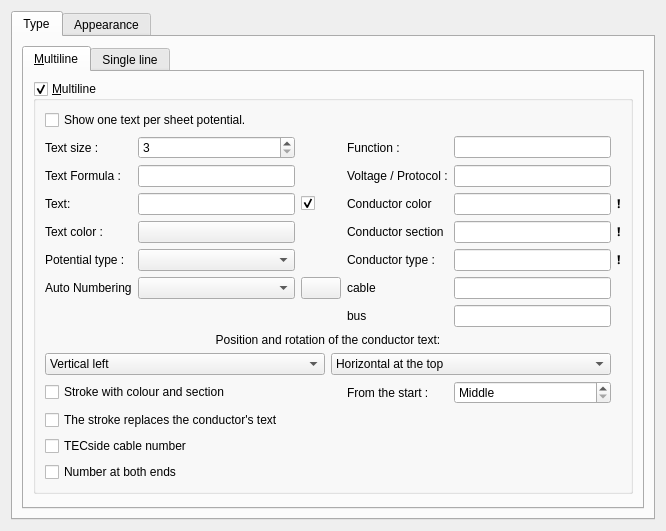
<?xml version="1.0" encoding="UTF-8"?>
<ui version="4.0">
 <class>ConductorPropertiesWidget</class>
 <widget class="QWidget" name="ConductorPropertiesWidget">
  <property name="geometry">
   <rect>
    <x>0</x>
    <y>0</y>
    <width>666</width>
    <height>418</height>
   </rect>
  </property>
  <property name="windowTitle">
   <string>Form</string>
  </property>
  <layout class="QGridLayout" name="gridLayout_9">
   <item row="0" column="0">
    <widget class="QTabWidget" name="tabWidget">
     <property name="currentIndex">
      <number>0</number>
     </property>
     <widget class="QWidget" name="type">
      <attribute name="title">
       <string>Type</string>
      </attribute>
      <layout class="QGridLayout" name="gridLayout_8">
       <item row="0" column="0">
        <widget class="QTabWidget" name="tabWidget_2">
         <property name="currentIndex">
          <number>0</number>
         </property>
         <widget class="QWidget" name="Multifilaire">
          <attribute name="title">
           <string>&amp;Multiline</string>
          </attribute>
          <layout class="QGridLayout" name="gridLayout_7">
           <item row="0" column="0">
            <widget class="QGroupBox" name="m_multiwires_gb">
             <property name="minimumSize">
              <size>
               <width>600</width>
               <height>0</height>
              </size>
             </property>
             <property name="title">
              <string>&amp;Multiline</string>
             </property>
             <property name="checkable">
              <bool>true</bool>
             </property>
             <property name="checked">
              <bool>true</bool>
             </property>
             <layout class="QGridLayout" name="gridLayout_3">
              <item row="5" column="0">
               <widget class="QLabel" name="m_potential_type_label">
                <property name="text">
                 <string>Potential type :</string>
                </property>
               </widget>
              </item>
              <item row="5" column="1">
               <widget class="QComboBox" name="m_potential_type_cb"/>
              </item>
              <item row="4" column="0">
               <widget class="QLabel" name="label_14">
                <property name="text">
                 <string>Text color :</string>
                </property>
               </widget>
              </item>
              <item row="3" column="3">
               <widget class="QLabel" name="label_4">
                <property name="text">
                 <string>Conductor color</string>
                </property>
               </widget>
              </item>
              <item row="6" column="1">
               <widget class="QComboBox" name="m_available_autonum_cb"/>
              </item>
              <item row="3" column="1">
               <widget class="QLineEdit" name="m_text_le">
                <property name="toolTip">
                 <string>Text</string>
                </property>
                <property name="clearButtonEnabled">
                 <bool>true</bool>
                </property>
               </widget>
              </item>
              <item row="2" column="3">
               <widget class="QLabel" name="label_9">
                <property name="text">
                 <string>Voltage / Protocol :</string>
                </property>
               </widget>
              </item>
              <item row="6" column="0">
               <widget class="QLabel" name="m_autonum_label">
                <property name="text">
                 <string>Auto Numbering</string>
                </property>
               </widget>
              </item>
              <item row="4" column="1">
               <widget class="KColorButton" name="m_text_color_kpb"/>
              </item>
              <item row="1" column="1">
               <widget class="QSpinBox" name="m_text_size_sb">
                <property name="toolTip">
                 <string>Text size</string>
                </property>
                <property name="wrapping">
                 <bool>false</bool>
                </property>
                <property name="buttonSymbols">
                 <enum>QAbstractSpinBox::UpDownArrows</enum>
                </property>
                <property name="prefix">
                 <string/>
                </property>
                <property name="minimum">
                 <number>3</number>
                </property>
                <property name="maximum">
                 <number>99</number>
                </property>
               </widget>
              </item>
              <item row="2" column="4">
               <widget class="QLineEdit" name="m_tension_protocol_le">
                <property name="clearButtonEnabled">
                 <bool>true</bool>
                </property>
               </widget>
              </item>
              <item row="4" column="3">
               <widget class="QLabel" name="label_5">
                <property name="text">
                 <string>Conductor section</string>
                </property>
               </widget>
              </item>
              <item row="5" column="3">
               <widget class="QLabel" name="m_conductor_type_label">
                <property name="text">
                 <string>Conductor type :</string>
                </property>
               </widget>
              </item>
              <item row="5" column="4">
               <widget class="QLineEdit" name="m_conductor_type_le"/>
              </item>
              <item row="3" column="5">
               <widget class="QLabel" name="m_wire_color_locked_info">
                <property name="text">
                 <string>❗</string>
                </property>
                <property name="visible">
                 <bool>false</bool>
                </property>
               </widget>
              </item>
              <item row="4" column="5">
               <widget class="QLabel" name="m_wire_section_locked_info">
                <property name="text">
                 <string>❗</string>
                </property>
                <property name="visible">
                 <bool>false</bool>
                </property>
               </widget>
              </item>
              <item row="5" column="5">
               <widget class="QLabel" name="m_conductor_type_locked_info">
                <property name="text">
                 <string>❗</string>
                </property>
                <property name="visible">
                 <bool>false</bool>
                </property>
               </widget>
              </item>
              <item row="3" column="2">
               <widget class="QCheckBox" name="m_show_text_cb">
                <property name="toolTip">
                 <string>Visible text</string>
                </property>
                <property name="text">
                 <string/>
                </property>
                <property name="checked">
                 <bool>true</bool>
                </property>
               </widget>
              </item>
              <item row="0" column="0" colspan="3">
               <widget class="QCheckBox" name="m_one_text_per_folio_cb">
                <property name="toolTip">
                 <string>Activate the option text by potential</string>
                </property>
                <property name="text">
                 <string>Show one text per sheet potential. </string>
                </property>
               </widget>
              </item>
              <item row="1" column="3">
               <widget class="QLabel" name="label_8">
                <property name="text">
                 <string>Function :</string>
                </property>
               </widget>
              </item>
              <item row="9" column="0" colspan="3">
               <widget class="QCheckBox" name="m_definition_mark_cb">
                <property name="toolTip">
                 <string>A slanted stroke across the conductor, with its colour above and its section below. Drag it along the conductor to move it.</string>
                </property>
                <property name="text">
                 <string>Stroke with colour and section</string>
                </property>
               </widget>
              </item>
              <item row="9" column="3">
               <widget class="QLabel" name="m_definition_mark_at_label">
                <property name="text">
                 <string>From the start :</string>
                </property>
               </widget>
              </item>
              <item row="9" column="4">
               <widget class="QSpinBox" name="m_definition_mark_at_sb">
                <property name="toolTip">
                 <string>Where the stroke stands, as a share of the conductor's length from its start. "Middle": the middle of its longest stretch.</string>
                </property>
                <property name="specialValueText">
                 <string>Middle</string>
                </property>
                <property name="suffix">
                 <string> %</string>
                </property>
                <property name="minimum">
                 <number>-1</number>
                </property>
                <property name="maximum">
                 <number>100</number>
                </property>
                <property name="singleStep">
                 <number>5</number>
                </property>
                <property name="value">
                 <number>-1</number>
                </property>
               </widget>
              </item>
              <item row="10" column="0" colspan="5">
               <widget class="QCheckBox" name="m_definition_mark_hides_text_cb">
                <property name="toolTip">
                 <string>With the stroke shown, the conductor's own text is hidden: the stroke already gives the colour and the section.</string>
                </property>
                <property name="text">
                 <string>The stroke replaces the conductor's text</string>
                </property>
               </widget>
              </item>
              <item row="11" column="0" colspan="5">
               <widget class="QCheckBox" name="m_tecside_number_cb">
                <property name="toolTip">
                 <string>Number the wire from the type of its cable instead of the text typed above.</string>
                </property>
                <property name="text">
                 <string>TECside cable number</string>
                </property>
               </widget>
              </item>
              <item row="12" column="0" colspan="5">
               <widget class="QCheckBox" name="m_text_at_ends_cb">
                <property name="toolTip">
                 <string>Draw the wire's text at both of its ends.</string>
                </property>
                <property name="text">
                 <string>Number at both ends</string>
                </property>
               </widget>
              </item>
              <item row="8" column="0" colspan="5">
               <layout class="QGridLayout" name="m_text_angle_gl">
                <item row="1" column="0">
                 <widget class="QComboBox" name="m_verti_cb">
                  <item>
                   <property name="text">
                    <string>Vertical left</string>
                   </property>
                  </item>
                  <item>
                   <property name="text">
                    <string>Vertical right</string>
                   </property>
                  </item>
                 </widget>
                </item>
                <item row="0" column="0" colspan="2">
                 <widget class="QLabel" name="label_3">
                  <property name="text">
                   <string>Position and rotation of the conductor text:</string>
                  </property>
                  <property name="alignment">
                   <set>Qt::AlignHCenter|Qt::AlignTop</set>
                  </property>
                 </widget>
                </item>
                <item row="1" column="1">
                 <widget class="QComboBox" name="m_horiz_cb">
                  <item>
                   <property name="text">
                    <string>Horizontal at the top</string>
                   </property>
                  </item>
                  <item>
                   <property name="text">
                    <string>Horizontal down</string>
                   </property>
                  </item>
                 </widget>
                </item>
               </layout>
              </item>
              <item row="7" column="0" colspan="2">
               <layout class="QVBoxLayout" name="m_autonum_layout"/>
              </item>
              <item row="3" column="0">
               <widget class="QLabel" name="label">
                <property name="text">
                 <string>Text:</string>
                </property>
               </widget>
              </item>
              <item row="3" column="4">
               <widget class="QLineEdit" name="m_wire_color_le"/>
              </item>
              <item row="1" column="0">
               <widget class="QLabel" name="label_2">
                <property name="text">
                 <string>Text size :</string>
                </property>
               </widget>
              </item>
              <item row="6" column="2">
               <widget class="QPushButton" name="m_edit_autonum_pb">
                <property name="toolTip">
                 <string>Edit numbering</string>
                </property>
                <property name="text">
                 <string/>
                </property>
                <property name="icon">
                 <iconset theme="configure"/>
                </property>
               </widget>
              </item>
              <item row="1" column="4">
               <widget class="QLineEdit" name="m_function_le">
                <property name="clearButtonEnabled">
                 <bool>true</bool>
                </property>
               </widget>
              </item>
              <item row="4" column="4">
               <widget class="QLineEdit" name="m_wire_section_le"/>
              </item>
              <item row="2" column="0">
               <widget class="QLabel" name="label_11">
                <property name="text">
                 <string>Text Formula :</string>
                </property>
               </widget>
              </item>
              <item row="2" column="1">
               <widget class="QLineEdit" name="m_formula_le"/>
              </item>
              <item row="6" column="3">
               <widget class="QLabel" name="label_15">
                <property name="text">
                 <string>cable</string>
                </property>
               </widget>
              </item>
              <item row="6" column="4">
               <widget class="QLineEdit" name="m_cable_le"/>
              </item>
              <item row="7" column="3">
               <widget class="QLabel" name="label_16">
                <property name="text">
                 <string>bus</string>
                </property>
               </widget>
              </item>
              <item row="7" column="4">
               <widget class="QLineEdit" name="m_bus_le"/>
              </item>
             </layout>
            </widget>
           </item>
           <item row="1" column="0">
            <spacer name="verticalSpacer_2">
             <property name="orientation">
              <enum>Qt::Vertical</enum>
             </property>
             <property name="sizeHint" stdset="0">
              <size>
               <width>20</width>
               <height>40</height>
              </size>
             </property>
            </spacer>
           </item>
          </layout>
         </widget>
         <widget class="QWidget" name="Unifilaire">
          <attribute name="title">
           <string>Single line</string>
          </attribute>
          <layout class="QGridLayout" name="gridLayout_5">
           <item row="0" column="0">
            <widget class="QGroupBox" name="m_singlewire_gb">
             <property name="maximumSize">
              <size>
               <width>450</width>
               <height>16777215</height>
              </size>
             </property>
             <property name="title">
              <string>Single line</string>
             </property>
             <property name="flat">
              <bool>false</bool>
             </property>
             <property name="checkable">
              <bool>true</bool>
             </property>
             <property name="checked">
              <bool>false</bool>
             </property>
             <layout class="QHBoxLayout" name="horizontalLayout">
              <item>
               <layout class="QGridLayout" name="gridLayout">
                <item row="0" column="0" rowspan="3">
                 <widget class="QLabel" name="m_preview_label">
                  <property name="text">
                   <string>TextLabel</string>
                  </property>
                  <property name="alignment">
                   <set>Qt::AlignCenter</set>
                  </property>
                 </widget>
                </item>
                <item row="2" column="3">
                 <widget class="QSpinBox" name="m_phase_sb">
                  <property name="toolTip">
                   <string>Number of phase</string>
                  </property>
                  <property name="minimum">
                   <number>1</number>
                  </property>
                  <property name="maximum">
                   <number>3</number>
                  </property>
                 </widget>
                </item>
                <item row="0" column="2">
                 <widget class="QPushButton" name="m_update_preview_pb">
                  <property name="text">
                   <string/>
                  </property>
                 </widget>
                </item>
                <item row="1" column="1">
                 <widget class="QCheckBox" name="m_neutral_cb">
                  <property name="toolTip">
                   <string>Neutral</string>
                  </property>
                  <property name="text">
                   <string>neutral</string>
                  </property>
                  <property name="icon">
                   <iconset theme="neutral"/>
                  </property>
                 </widget>
                </item>
                <item row="0" column="1">
                 <widget class="QCheckBox" name="m_earth_cb">
                  <property name="toolTip">
                   <string>Ground</string>
                  </property>
                  <property name="text">
                   <string>ground</string>
                  </property>
                  <property name="icon">
                   <iconset theme="ground"/>
                  </property>
                 </widget>
                </item>
                <item row="2" column="1">
                 <widget class="QCheckBox" name="m_phase_cb">
                  <property name="toolTip">
                   <string>Phase</string>
                  </property>
                  <property name="text">
                   <string>phase</string>
                  </property>
                  <property name="icon">
                   <iconset theme="phase"/>
                  </property>
                 </widget>
                </item>
                <item row="2" column="2">
                 <widget class="QSlider" name="m_phase_slider">
                  <property name="sizePolicy">
                   <sizepolicy hsizetype="Minimum" vsizetype="Fixed">
                    <horstretch>0</horstretch>
                    <verstretch>0</verstretch>
                   </sizepolicy>
                  </property>
                  <property name="toolTip">
                   <string>Number of phase</string>
                  </property>
                  <property name="minimum">
                   <number>1</number>
                  </property>
                  <property name="maximum">
                   <number>3</number>
                  </property>
                  <property name="orientation">
                   <enum>Qt::Horizontal</enum>
                  </property>
                 </widget>
                </item>
                <item row="1" column="2">
                 <widget class="QCheckBox" name="m_pen_cb">
                  <property name="toolTip">
                   <string>Protective Earth Neutral</string>
                  </property>
                  <property name="text">
                   <string>PEN</string>
                  </property>
                 </widget>
                </item>
               </layout>
              </item>
             </layout>
            </widget>
           </item>
           <item row="1" column="0">
            <spacer name="verticalSpacer_3">
             <property name="orientation">
              <enum>Qt::Vertical</enum>
             </property>
             <property name="sizeHint" stdset="0">
              <size>
               <width>20</width>
               <height>40</height>
              </size>
             </property>
            </spacer>
           </item>
          </layout>
         </widget>
        </widget>
       </item>
      </layout>
     </widget>
     <widget class="QWidget" name="appearance">
      <attribute name="title">
       <string>Appearance</string>
      </attribute>
      <layout class="QGridLayout" name="gridLayout_4">
       <item row="0" column="1">
        <widget class="KColorButton" name="m_color_kpb"/>
       </item>
       <item row="2" column="0">
        <widget class="QLabel" name="label_10">
         <property name="text">
          <string>Size :</string>
         </property>
        </widget>
       </item>
       <item row="5" column="1">
        <spacer name="verticalSpacer">
         <property name="orientation">
          <enum>Qt::Vertical</enum>
         </property>
         <property name="sizeHint" stdset="0">
          <size>
           <width>20</width>
           <height>40</height>
          </size>
         </property>
        </spacer>
       </item>
       <item row="1" column="0">
        <widget class="QLabel" name="label_7">
         <property name="toolTip">
          <string>Conductor style</string>
         </property>
         <property name="text">
          <string>Style:</string>
         </property>
        </widget>
       </item>
       <item row="3" column="0" colspan="2">
        <widget class="QGroupBox" name="m_custom_dash_gb">
         <property name="title">
          <string>Custom dash pattern</string>
         </property>
         <property name="flat">
          <bool>true</bool>
         </property>
         <property name="checkable">
          <bool>true</bool>
         </property>
         <property name="checked">
          <bool>false</bool>
         </property>
         <layout class="QGridLayout" name="gridLayout_dash">
          <item row="0" column="0">
           <widget class="QLabel" name="m_pattern_dash_label">
            <property name="text">
             <string>Dash length :</string>
            </property>
           </widget>
          </item>
          <item row="0" column="1">
           <widget class="QDoubleSpinBox" name="m_pattern_dash_sb">
            <property name="suffix">
             <string> du</string>
            </property>
            <property name="minimum">
             <double>0.100000000000000</double>
            </property>
            <property name="maximum">
             <double>1000.000000000000000</double>
            </property>
            <property name="singleStep">
             <double>0.500000000000000</double>
            </property>
            <property name="value">
             <double>6.000000000000000</double>
            </property>
           </widget>
          </item>
          <item row="1" column="0">
           <widget class="QLabel" name="m_pattern_gap_label">
            <property name="text">
             <string>Gap after dash :</string>
            </property>
           </widget>
          </item>
          <item row="1" column="1">
           <widget class="QDoubleSpinBox" name="m_pattern_gap_sb">
            <property name="suffix">
             <string> du</string>
            </property>
            <property name="minimum">
             <double>0.100000000000000</double>
            </property>
            <property name="maximum">
             <double>1000.000000000000000</double>
            </property>
            <property name="singleStep">
             <double>0.500000000000000</double>
            </property>
            <property name="value">
             <double>4.000000000000000</double>
            </property>
           </widget>
          </item>
          <item row="2" column="0">
           <widget class="QLabel" name="m_pattern_dot_label">
            <property name="text">
             <string>Dot length :</string>
            </property>
           </widget>
          </item>
          <item row="2" column="1">
           <widget class="QDoubleSpinBox" name="m_pattern_dot_sb">
            <property name="suffix">
             <string> du</string>
            </property>
            <property name="minimum">
             <double>0.100000000000000</double>
            </property>
            <property name="maximum">
             <double>1000.000000000000000</double>
            </property>
            <property name="singleStep">
             <double>0.500000000000000</double>
            </property>
            <property name="value">
             <double>1.000000000000000</double>
            </property>
           </widget>
          </item>
          <item row="3" column="0">
           <widget class="QLabel" name="m_pattern_dot_gap_label">
            <property name="text">
             <string>Gap after dot :</string>
            </property>
           </widget>
          </item>
          <item row="3" column="1">
           <widget class="QDoubleSpinBox" name="m_pattern_dot_gap_sb">
            <property name="suffix">
             <string> du</string>
            </property>
            <property name="minimum">
             <double>0.100000000000000</double>
            </property>
            <property name="maximum">
             <double>1000.000000000000000</double>
            </property>
            <property name="singleStep">
             <double>0.500000000000000</double>
            </property>
            <property name="value">
             <double>4.000000000000000</double>
            </property>
           </widget>
          </item>
          <item row="4" column="0" colspan="2">
           <widget class="QLabel" name="m_pattern_units_label">
            <property name="text">
             <string>Drawing units, independent of the line size. Scaling the page scales the pattern.</string>
            </property>
            <property name="wordWrap">
             <bool>true</bool>
            </property>
           </widget>
          </item>
          <item row="5" column="0" colspan="2">
           <widget class="QLabel" name="m_pattern_preview_label">
            <property name="minimumSize">
             <size>
              <width>280</width>
              <height>36</height>
             </size>
            </property>
            <property name="alignment">
             <set>Qt::AlignCenter</set>
            </property>
           </widget>
          </item>
         </layout>
        </widget>
       </item>
       <item row="4" column="0" colspan="2">
        <widget class="QGroupBox" name="m_color_2_gb">
         <property name="title">
          <string>Secondary color :</string>
         </property>
         <property name="flat">
          <bool>true</bool>
         </property>
         <property name="checkable">
          <bool>true</bool>
         </property>
         <property name="checked">
          <bool>false</bool>
         </property>
         <layout class="QGridLayout" name="gridLayout_2">
          <item row="1" column="0">
           <widget class="QLabel" name="label_13">
            <property name="text">
             <string>Line size :</string>
            </property>
           </widget>
          </item>
          <item row="1" column="1">
           <widget class="QSpinBox" name="m_dash_size_sb">
            <property name="suffix">
             <string>px</string>
            </property>
            <property name="minimum">
             <number>2</number>
            </property>
           </widget>
          </item>
          <item row="0" column="0">
           <widget class="QLabel" name="label_12">
            <property name="text">
             <string>Color:</string>
            </property>
           </widget>
          </item>
          <item row="0" column="1">
           <widget class="KColorButton" name="m_color_2_kpb"/>
          </item>
         </layout>
        </widget>
       </item>
       <item row="2" column="1">
        <widget class="QDoubleSpinBox" name="m_cond_size_sb">
         <property name="minimum">
          <double>0.400000000000000</double>
         </property>
         <property name="maximum">
          <double>20.000000000000000</double>
         </property>
         <property name="singleStep">
          <double>0.200000000000000</double>
         </property>
         <property name="value">
          <double>1.000000000000000</double>
         </property>
        </widget>
       </item>
       <item row="1" column="1">
        <widget class="QComboBox" name="m_line_style_cb">
         <property name="toolTip">
          <string>Conductor style</string>
         </property>
        </widget>
       </item>
       <item row="0" column="0">
        <widget class="QLabel" name="label_6">
         <property name="toolTip">
          <string>Conductor color</string>
         </property>
         <property name="text">
          <string>Color:</string>
         </property>
        </widget>
       </item>
      </layout>
     </widget>
    </widget>
   </item>
  </layout>
 </widget>
 <customwidgets>
  <customwidget>
   <class>KColorButton</class>
   <extends>QPushButton</extends>
   <header>kcolorbutton.h</header>
  </customwidget>
 </customwidgets>
 <tabstops>
  <tabstop>tabWidget</tabstop>
  <tabstop>tabWidget_2</tabstop>
  <tabstop>m_multiwires_gb</tabstop>
  <tabstop>m_one_text_per_folio_cb</tabstop>
  <tabstop>m_text_size_sb</tabstop>
  <tabstop>m_formula_le</tabstop>
  <tabstop>m_text_le</tabstop>
  <tabstop>m_show_text_cb</tabstop>
  <tabstop>m_tecside_number_cb</tabstop>
  <tabstop>m_text_at_ends_cb</tabstop>
  <tabstop>m_text_color_kpb</tabstop>
  <tabstop>m_available_autonum_cb</tabstop>
  <tabstop>m_edit_autonum_pb</tabstop>
  <tabstop>m_function_le</tabstop>
  <tabstop>m_tension_protocol_le</tabstop>
  <tabstop>m_wire_color_le</tabstop>
  <tabstop>m_wire_section_le</tabstop>
  <tabstop>m_cable_le</tabstop>
  <tabstop>m_bus_le</tabstop>
  <tabstop>m_verti_cb</tabstop>
  <tabstop>m_horiz_cb</tabstop>
  <tabstop>m_singlewire_gb</tabstop>
  <tabstop>m_phase_sb</tabstop>
  <tabstop>m_update_preview_pb</tabstop>
  <tabstop>m_neutral_cb</tabstop>
  <tabstop>m_earth_cb</tabstop>
  <tabstop>m_phase_cb</tabstop>
  <tabstop>m_phase_slider</tabstop>
  <tabstop>m_pen_cb</tabstop>
  <tabstop>m_color_kpb</tabstop>
  <tabstop>m_color_2_gb</tabstop>
  <tabstop>m_dash_size_sb</tabstop>
  <tabstop>m_color_2_kpb</tabstop>
  <tabstop>m_cond_size_sb</tabstop>
  <tabstop>m_line_style_cb</tabstop>
 </tabstops>
 <resources>
  <include location="../../qelectrotech.qrc"/>
 </resources>
 <connections>
  <connection>
   <sender>m_phase_slider</sender>
   <signal>valueChanged(int)</signal>
   <receiver>m_phase_sb</receiver>
   <slot>setValue(int)</slot>
   <hints>
    <hint type="sourcelabel">
     <x>238</x>
     <y>324</y>
    </hint>
    <hint type="destinationlabel">
     <x>337</x>
     <y>332</y>
    </hint>
   </hints>
  </connection>
  <connection>
   <sender>m_phase_sb</sender>
   <signal>valueChanged(int)</signal>
   <receiver>m_phase_slider</receiver>
   <slot>setValue(int)</slot>
   <hints>
    <hint type="sourcelabel">
     <x>356</x>
     <y>322</y>
    </hint>
    <hint type="destinationlabel">
     <x>207</x>
     <y>325</y>
    </hint>
   </hints>
  </connection>
  <connection>
   <sender>m_phase_cb</sender>
   <signal>toggled(bool)</signal>
   <receiver>m_phase_slider</receiver>
   <slot>setEnabled(bool)</slot>
   <hints>
    <hint type="sourcelabel">
     <x>152</x>
     <y>328</y>
    </hint>
    <hint type="destinationlabel">
     <x>208</x>
     <y>329</y>
    </hint>
   </hints>
  </connection>
  <connection>
   <sender>m_phase_cb</sender>
   <signal>toggled(bool)</signal>
   <receiver>m_phase_sb</receiver>
   <slot>setEnabled(bool)</slot>
   <hints>
    <hint type="sourcelabel">
     <x>106</x>
     <y>326</y>
    </hint>
    <hint type="destinationlabel">
     <x>338</x>
     <y>323</y>
    </hint>
   </hints>
  </connection>
  <connection>
   <sender>m_earth_cb</sender>
   <signal>clicked()</signal>
   <receiver>m_update_preview_pb</receiver>
   <slot>click()</slot>
   <hints>
    <hint type="sourcelabel">
     <x>142</x>
     <y>249</y>
    </hint>
    <hint type="destinationlabel">
     <x>228</x>
     <y>249</y>
    </hint>
   </hints>
  </connection>
  <connection>
   <sender>m_neutral_cb</sender>
   <signal>clicked()</signal>
   <receiver>m_update_preview_pb</receiver>
   <slot>click()</slot>
   <hints>
    <hint type="sourcelabel">
     <x>158</x>
     <y>304</y>
    </hint>
    <hint type="destinationlabel">
     <x>269</x>
     <y>246</y>
    </hint>
   </hints>
  </connection>
  <connection>
   <sender>m_phase_cb</sender>
   <signal>clicked()</signal>
   <receiver>m_update_preview_pb</receiver>
   <slot>click()</slot>
   <hints>
    <hint type="sourcelabel">
     <x>126</x>
     <y>340</y>
    </hint>
    <hint type="destinationlabel">
     <x>254</x>
     <y>248</y>
    </hint>
   </hints>
  </connection>
  <connection>
   <sender>m_pen_cb</sender>
   <signal>clicked()</signal>
   <receiver>m_update_preview_pb</receiver>
   <slot>click()</slot>
   <hints>
    <hint type="sourcelabel">
     <x>222</x>
     <y>276</y>
    </hint>
    <hint type="destinationlabel">
     <x>242</x>
     <y>245</y>
    </hint>
   </hints>
  </connection>
  <connection>
   <sender>m_phase_sb</sender>
   <signal>valueChanged(int)</signal>
   <receiver>m_update_preview_pb</receiver>
   <slot>click()</slot>
   <hints>
    <hint type="sourcelabel">
     <x>357</x>
     <y>340</y>
    </hint>
    <hint type="destinationlabel">
     <x>305</x>
     <y>248</y>
    </hint>
   </hints>
  </connection>
 </connections>
</ui>
